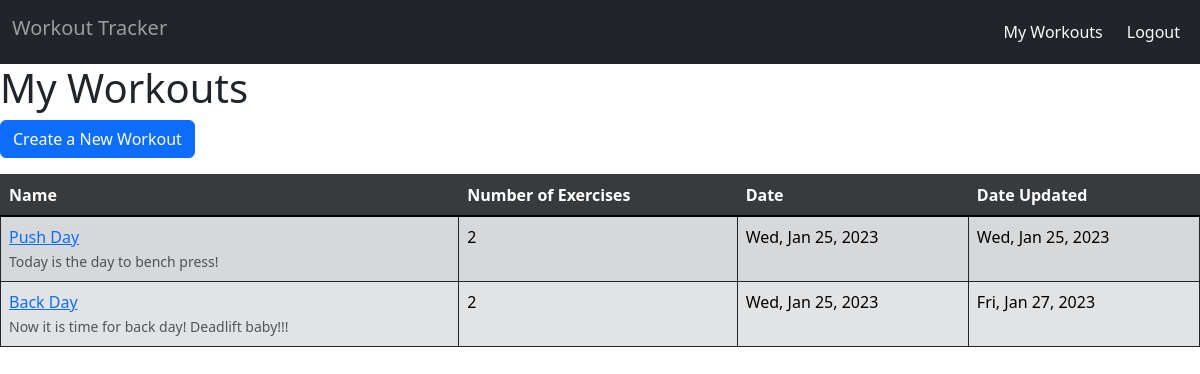
/tracker/workouts/ (signed in), run on the app's committed database.
### tracker/models.py (models this page shows, shortened)
class Workout(models.Model):
    name = models.CharField(max_length=100)
    description = models.TextField(default=None)
    created_on = models.DateTimeField(auto_now_add=True)
    updated_on = models.DateTimeField(auto_now=True)
    user = models.ForeignKey(
        settings.AUTH_USER_MODEL,
        related_name="workouts",
        on_delete=models.CASCADE,
        null=True
    )

### exercises/models.py (models this page shows, shortened)
class Exercise(models.Model):
    created_on = models.DateTimeField(auto_now_add=True)
    name = models.CharField(max_length=150)
    goal = models.CharField(max_length=200, default=0)
    sets = models.PositiveSmallIntegerField(default=0)
    reps = models.PositiveSmallIntegerField(default=0)
    weight = models.PositiveSmallIntegerField(default=0)
    met_goal = models.BooleanField(default=False)
    updated_on = models.DateTimeField(auto_now=True)
    workout = models.ForeignKey(
        "tracker.Workout",
        related_name="exercises",
        on_delete=models.CASCADE,
        null=True,
    )
    user = models.ForeignKey(
        settings.AUTH_USER_MODEL,
        related_name="exercises",
        on_delete=models.CASCADE,
    )

### tracker/views.py (the view)
# urls.py: path("workouts/", list_workouts, name="list_workouts"),
@login_required
def list_workouts(request):
    workouts = Workout.objects.filter(user=request.user)
    context = {
        "workouts": workouts,
    }
    return render(request, "tracker/list_workouts.html", context)

### tracker/templates/tracker/list_workouts.html (shortened to what this page needs)
{% extends 'base.html' %}
{% block content %}
    <div>
        <h1>My Workouts</h1>
        <p>
            <a class="btn btn-primary" role="button" href="{% url 'create_workout' %}">Create a New Workout</a>
        </p>
        {% if workouts|length == 0 %}
            <p>Currently, you have no workouts.</p>
        {% else %}
            <table class="table table-secondary table-striped table-hover table-bordered border-dark">
                <thead class="table-dark">
                    <tr class="table-active">
                        <th scope="col">Name</th>
                        <th scope="col">Number of Exercises</th>
                        <th scope="col">Date</th>
                        <th scope="col">Date Updated</th>
                    </tr>
                </thead>
                <tbody class="table-group-divider">
                    {% for workout in workouts %}
                        <tr>
                            <td>
                                <a href="{% url 'show_my_workout' workout.id %}">{{ workout.name }}</a><br>
                                <small class="text-muted">{{ workout.description }}</small>
                            </td>
                            <td>{{ workout.exercises.all|length }}</td>
                            <td>{{ workout.created_on|date:"D, M j, Y" }}</td>
                            <td>{{ workout.updated_on|date:"D, M j, Y" }}</td>
                        </tr>
                    {% endfor %}
                </tbody>
            </table>
        {% endif %}
    </div>
{% endblock content %}

### data on the page
Workout: name "Push Day", description "Today is the day to bench press!", exercises.all|length "2", created_on "Wed, Jan 25, 2023", updated_on "Wed, Jan 25, 2023"
Workout: name "Back Day", description "Now it is time for back day! Deadlift baby!!!", exercises.all|length "2", created_on "Wed, Jan 25, 2023", updated_on "Fri, Jan 27, 2023"
